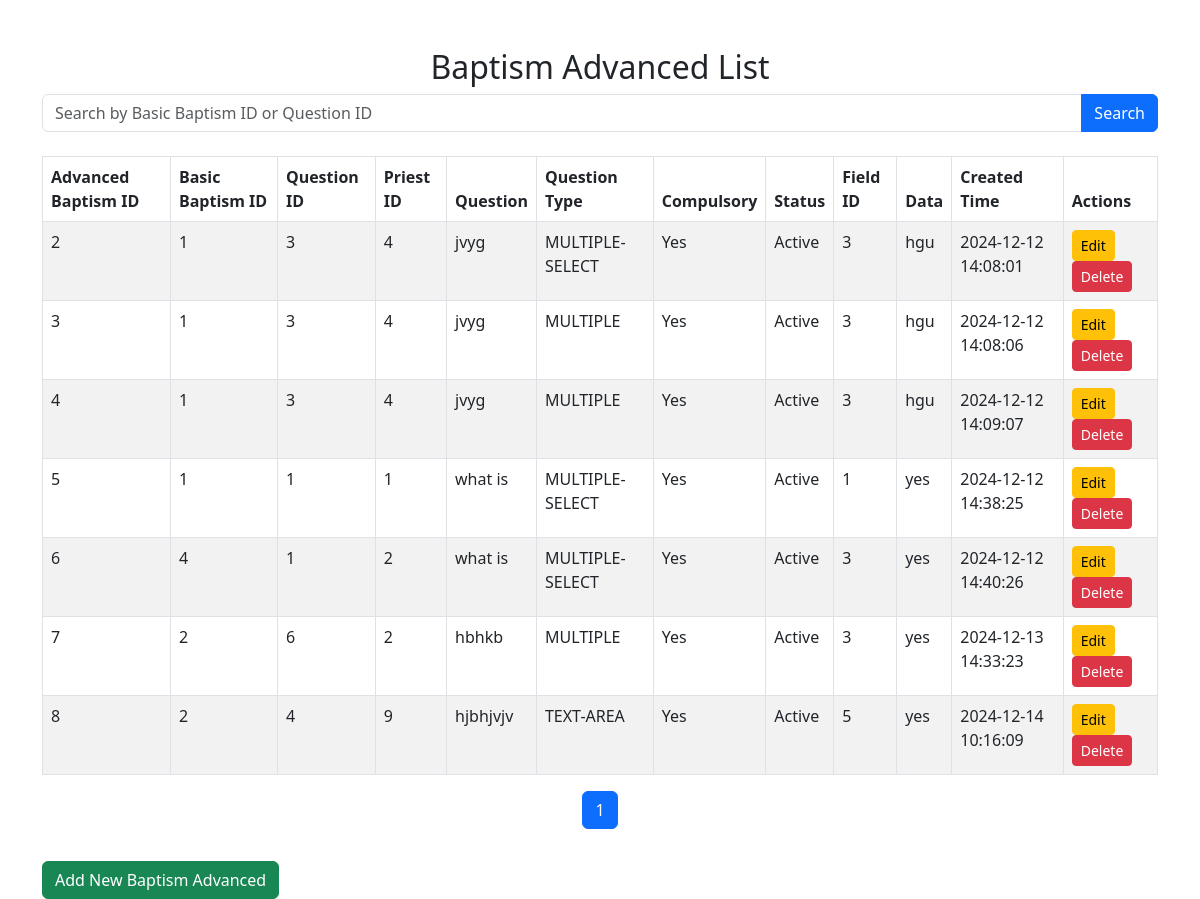
The app's page /baptism/baptism-advanced/ with its own data.
### baptism/models.py (models this page shows, shortened)
class BaptismAdvanced(models.Model):
    advanced_baptism_id = models.AutoField(primary_key=True)
    basic_baptism_id = models.IntegerField()
    q_id = models.IntegerField()
    priest_id = models.IntegerField()
    question = models.TextField()
    QUESTION_CHOICES = [
        ('MULTIPLE', 'MULTIPLE'),
        ('MULTIPLE-SELECT','MULTIPLE-SELECT'),
        ('TEXT-AREA','TEXT-AREA')
    ]
    question_type = models.CharField(max_length=255,choices=QUESTION_CHOICES,default='MULTIPLE')
    compulsary = models.BooleanField()  # True for compulsary, False otherwise
    STATUS_CHOICES = [
        ('Active', 'Active'),
        ('Inactive', 'Inactive'),
    ]
    status = models.CharField(max_length=10, choices=STATUS_CHOICES, default='Active')
    created_time = models.DateTimeField(default=now)
    field_id = models.IntegerField()
    data_varchar = models.CharField(max_length=255)

### baptism/views.py (the view)
# urls.py: path('baptism-advanced/', baptism_advanced_list, name='baptism_advanced_list'),  # Listing page
def baptism_advanced_list(request):
    query = request.GET.get('q', '')
    baptisms = BaptismAdvanced.objects.all()
    if query:
        baptisms = baptisms.filter(q_id__icontains=query) | baptisms.filter(field_id__icontains=query)
    paginator = Paginator(baptisms, 10)  # Show 10 records per page
    page_number = request.GET.get('page')
    page_obj = paginator.get_page(page_number)
    return render(request, 'baptism_advanced_list.html', {'page_obj': page_obj, 'query': query})

### baptism/templates/baptism_advanced_list.html (shortened to what this page needs)
<!DOCTYPE html>
<html lang="en">
<head>
    <link rel="stylesheet" href="https://cdn.jsdelivr.net/npm/bootstrap@5.3.0/dist/css/bootstrap.min.css">
</head>
<body>
    <div class="container mt-5">
        <h2 class="text-center">Baptism Advanced List</h2>
        <form method="GET" class="mb-4">
            <div class="input-group">
                <input
                    type="text"
                    name="q"
                    class="form-control"
                    placeholder="Search by Basic Baptism ID or Question ID"
                    value="{{ request.GET.q }}">
                <button class="btn btn-primary" type="submit">Search</button>
            </div>
        </form>
        <table class="table table-striped table-bordered">
            <thead class="thead-dark">
                <tr>
                    <th>Advanced Baptism ID</th>
                    <th>Basic Baptism ID</th>
                    <th>Question ID</th>
                    <th>Priest ID</th>
                    <th>Question</th>
                    <th>Question Type</th>
                    <th>Compulsory</th>
                    <th>Status</th>
                    <th>Field ID</th>
                    <th>Data</th>
                    <th>Created Time</th>
                    <th>Actions</th>
                </tr>
            </thead>
            <tbody>
                {% for baptism in page_obj.object_list %}
                <tr>
                    <td>{{ baptism.advanced_baptism_id }}</td>
                    <td>{{ baptism.basic_baptism_id }}</td>
                    <td>{{ baptism.q_id }}</td>
                    <td>{{ baptism.priest_id }}</td>
                    <td>{{ baptism.question }}</td>
                    <td>{{ baptism.question_type }}</td>
                    <td>{{ baptism.compulsary|yesno:"Yes,No" }}</td>
                    <td>{{ baptism.status }}</td>
                    <td>{{ baptism.field_id }}</td>
                    <td>{{ baptism.data_varchar }}</td>
                    <td>{{ baptism.created_time|date:"Y-m-d H:i:s" }}</td>
                    <td>
                        <a href="{% url 'baptism_advanced_edit' baptism.advanced_baptism_id %}" class="btn btn-sm btn-warning">Edit</a>
                        <a href="{% url 'baptism_advanced_delete' baptism.advanced_baptism_id %}" class="btn btn-sm btn-danger">Delete</a>
                    </td>
                </tr>
                {% empty %}
                <tr>
                    <td colspan="12" class="text-center">No baptism advanced records found</td>
                </tr>
                {% endfor %}
            </tbody>
        </table>
        <nav aria-label="Page navigation example">
            <ul class="pagination justify-content-center">
                {% for num in page_obj.paginator.page_range %}
                <li class="page-item {% if page_obj.number == num %}active{% endif %}">
                    <a class="page-link" href="?page={{ num }}{% if request.GET.q %}&q={{ request.GET.q }}{% endif %}">{{ num }}</a>
                </li>
                {% endfor %}
            </ul>
        </nav>
        <a href="{% url 'baptism_advanced_add' %}" class="btn btn-success mt-3">Add New Baptism Advanced</a>
    </div>
</body>
</html>

### records on screen
BaptismAdvanced: advanced_baptism_id "2", basic_baptism_id "1", q_id "3", priest_id "4", question "jvyg", question_type "MULTIPLE-SELECT", compulsary "Yes", status "Active", field_id "3", data_varchar "hgu", created_time "2024-12-12 14:08:01"
BaptismAdvanced: advanced_baptism_id "3", basic_baptism_id "1", q_id "3", priest_id "4", question "jvyg", question_type "MULTIPLE", compulsary "Yes", status "Active", field_id "3", data_varchar "hgu", created_time "2024-12-12 14:08:06"
BaptismAdvanced: advanced_baptism_id "4", basic_baptism_id "1", q_id "3", priest_id "4", question "jvyg", question_type "MULTIPLE", compulsary "Yes", status "Active", field_id "3", data_varchar "hgu", created_time "2024-12-12 14:09:07"
BaptismAdvanced: advanced_baptism_id "5", basic_baptism_id "1", q_id "1", priest_id "1", question "what is", question_type "MULTIPLE-SELECT", compulsary "Yes", status "Active", field_id "1", data_varchar "yes", created_time "2024-12-12 14:38:25"
BaptismAdvanced: advanced_baptism_id "6", basic_baptism_id "4", q_id "1", priest_id "2", question "what is", question_type "MULTIPLE-SELECT", compulsary "Yes", status "Active", field_id "3", data_varchar "yes", created_time "2024-12-12 14:40:26"
BaptismAdvanced: advanced_baptism_id "7", basic_baptism_id "2", q_id "6", priest_id "2", question "hbhkb", question_type "MULTIPLE", compulsary "Yes", status "Active", field_id "3", data_varchar "yes", created_time "2024-12-13 14:33:23"
BaptismAdvanced: advanced_baptism_id "8", basic_baptism_id "2", q_id "4", priest_id "9", question "hjbhjvjv", question_type "TEXT-AREA", compulsary "Yes", status "Active", field_id "5", data_varchar "yes", created_time "2024-12-14 10:16:09"

### other values on screen
{{ num }} "1"
